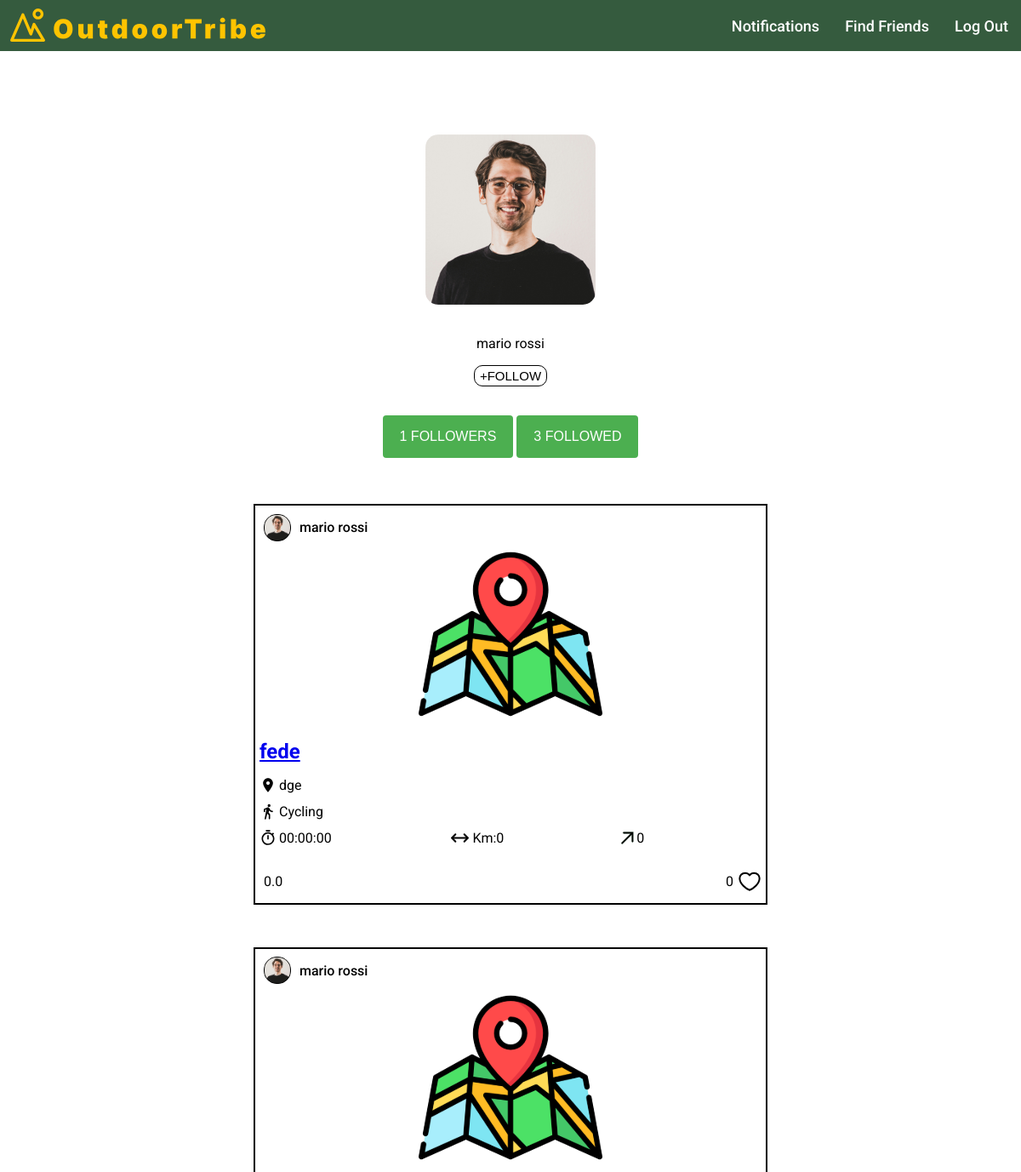
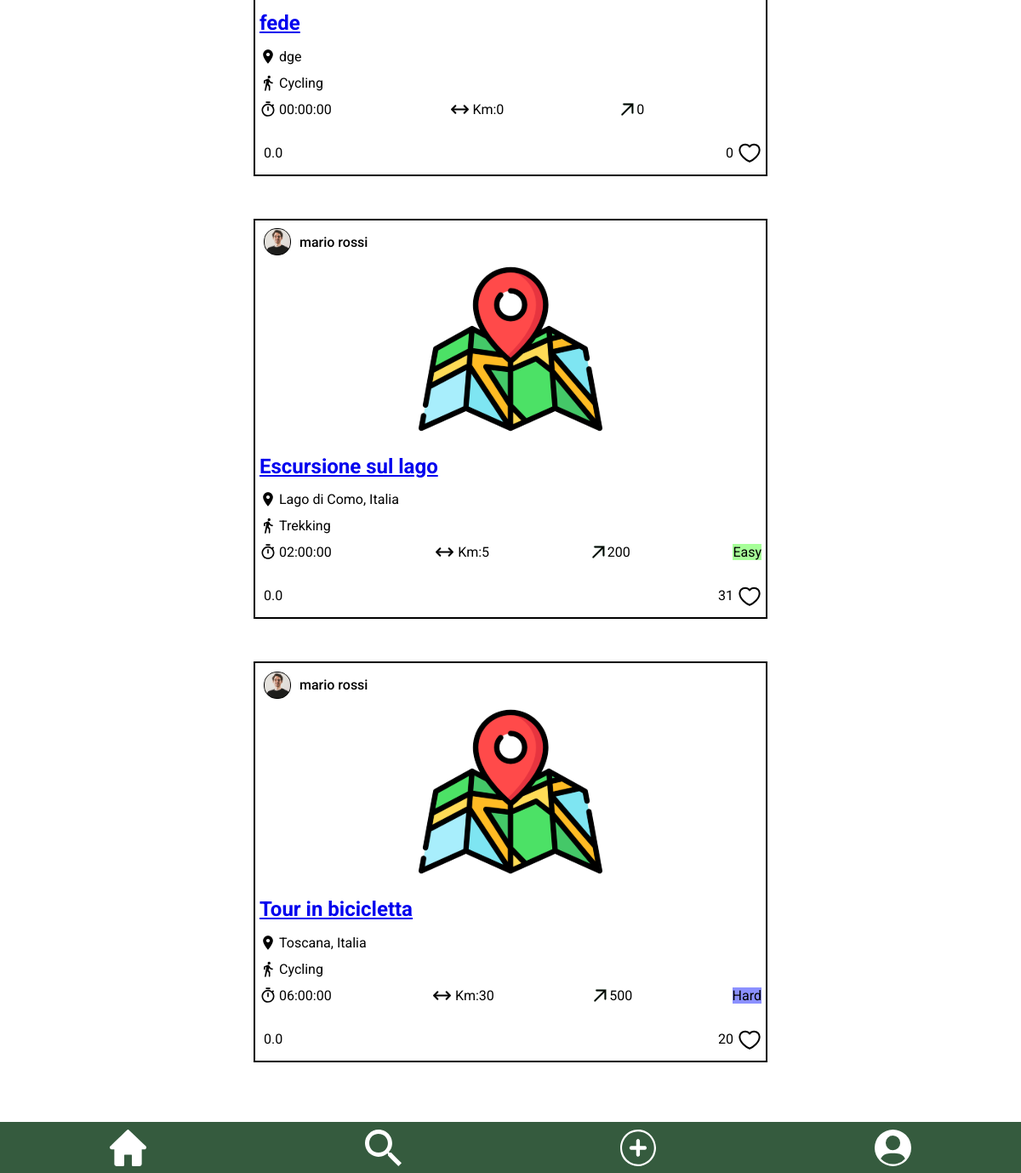
The page /public/otherprofile.php?id=1 on the database as committed earlier (2 pictures, top to bottom).
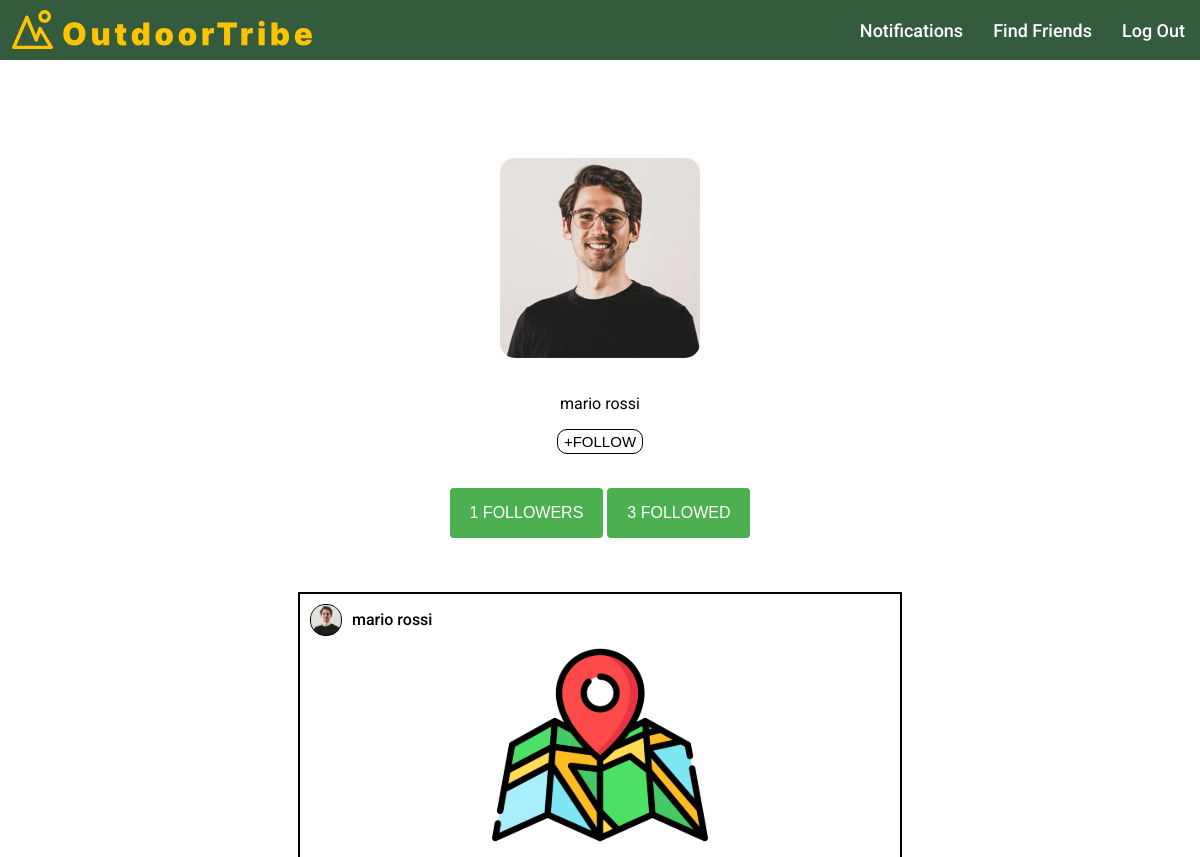
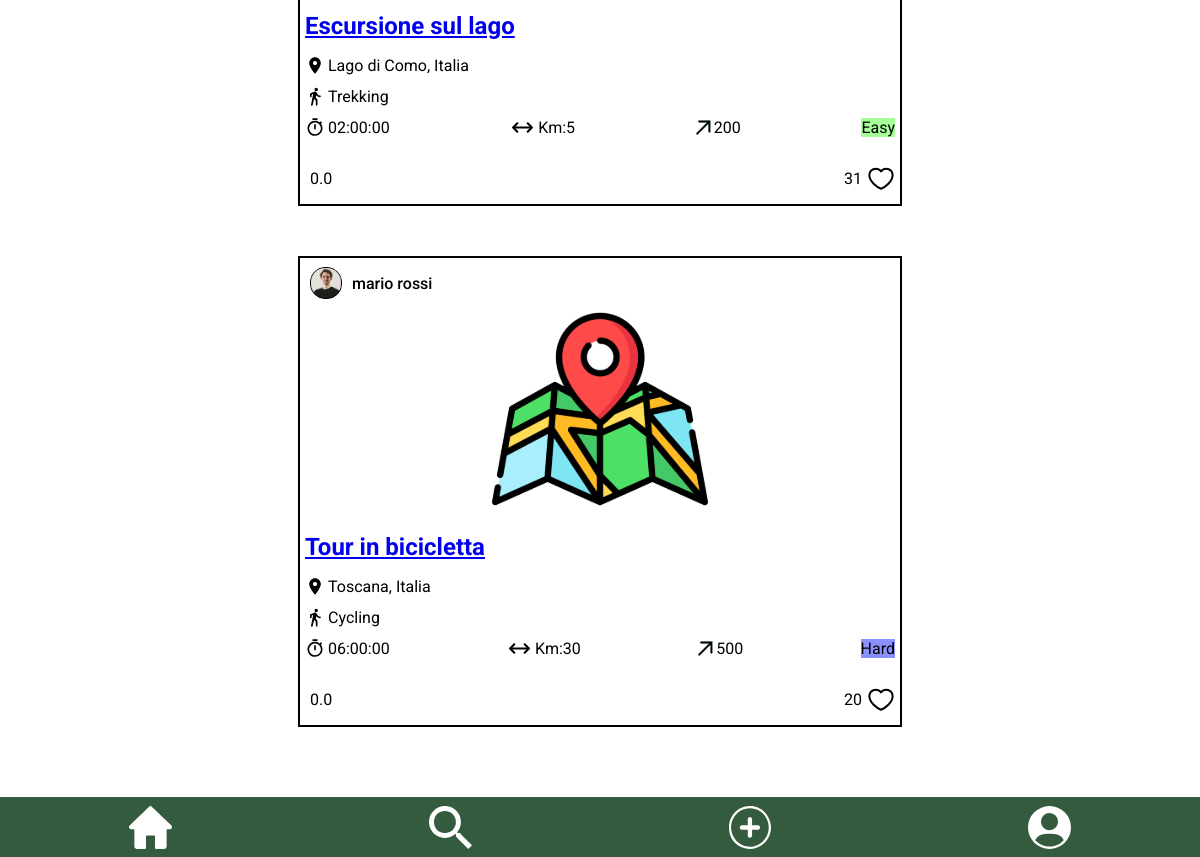
The same page on the database as committed later (2 pictures, top to bottom).
### tables this page shows
CREATE TABLE `photo` (
  `id` int NOT NULL,
  `post_id` int DEFAULT NULL,
  `user_id` int DEFAULT NULL,
  `name` text NOT NULL
);

CREATE TABLE `user` (
  `id` int NOT NULL,
  `name` varchar(100) NOT NULL,
  `surname` varchar(100) NOT NULL,
  `email` varchar(100) NOT NULL,
  `password` varchar(100) NOT NULL
);

CREATE TABLE `post` (
  `id` int NOT NULL,
  `user_id` int NOT NULL,
  `title` varchar(255) NOT NULL,
  `location` varchar(100) NOT NULL,
  `activity` varchar(100) NOT NULL,
  `duration` time DEFAULT NULL,
  `length` float DEFAULT NULL,
  `max_altitude` float DEFAULT NULL,
  `min_altitude` float DEFAULT NULL,
  `max_ascent` float DEFAULT NULL,
  `min_descent` float DEFAULT NULL,
  `difficulty` varchar(6) DEFAULT NULL,
  `likes` int DEFAULT NULL,
  `created_at` timestamp NOT NULL DEFAULT CURRENT_TIMESTAMP
);

### admin/functions.php (called while the page is built, shortened)
<?php
function getProfilePhotoUrl($conn, $user_id)
{
  $query_photo_profile = "SELECT name FROM photo WHERE user_id = $user_id AND post_id IS NULL";
  $result_photo_profile = $conn->query($query_photo_profile);
  if ($result_photo_profile->num_rows > 0) {
    $photo_profile_row = $result_photo_profile->fetch_assoc();
    $profile_photo_url = "./../uploads/photos/profile/" . $photo_profile_row['name'];
  } else {
    $profile_photo_url = "./../assets/icons/profile.svg";
  }
  return $profile_photo_url;
}
function getAverageRating($conn, $post_id)
{
  $query_average_rating = "SELECT AVG(rating) AS average_rating FROM post_ratings WHERE post_id = ?";
  $stmt_avg_rating = $conn->prepare($query_average_rating);
  $stmt_avg_rating->bind_param("i", $post_id);
  $stmt_avg_rating->execute();
  $result_avg_rating = $stmt_avg_rating->get_result();
  $average_rating_row = $result_avg_rating->fetch_assoc();
  $average_rating = $average_rating_row['average_rating'];
  if ($average_rating === null) {
    $average_rating = 0;
  }
  return $average_rating;
}

### templates/post/post.php (the view, shortened to what this page needs)
<div class="post-container">
  <div class="username-container">
    <img class="user-picture" src="<?php echo $profile_photo_url; ?>" alt="username-picture">
    <p class="username"><?php echo $username; ?></p>
  </div>
  <div class="photo-container">
    <div class="map">
      <img src="./../assets/icons/map.svg" alt="post-picture">
    </div>
  </div>
  <div class="info-container">
    <div class="title">
      <?php if (!$is_post_details) : ?>
        <h2><a href="post_details.php?id=<?php echo $post_id; ?>"><?php echo $title; ?></a></h2>
      <?php else : ?>
        <h2><?php echo $title; ?></h2>
      <?php endif; ?>
    </div>
    <div class="location">
      <img src="./../assets/icons/location.svg" alt="location-icon">
      <p><?php echo $location; ?></p>
    </div>
    <div class="activity">
      <img src="./../assets/icons/activity.svg" alt="activity-icon">
      <p><?php echo $activity; ?></p>
    </div>
    <div class="details-container">
      <div class="duration">
        <img src="./../assets/icons/time.svg" alt="duration-activity-icon">
        <p><?php echo $duration; ?></p>
      </div>
      <div class="length">
        <img src="./../assets/icons/length.svg" alt="length-activity-icon">
        <p>Km:<?php echo $length; ?></p>
      </div>
      <div class="altitude">
        <img src="./../assets/icons/altitude.svg" alt="altitude-activity-icon">
        <p><?php echo $altitude; ?></p>
      </div>
      <div class="difficulty-<?php echo strtolower($difficulty); ?>">
        <p><?php echo $difficulty; ?></p>
      </div>
    </div>
    <div class="rating-likes">
      <div class="rating">
        <p> <?php echo number_format($average_rating, 1); ?> </p>
      </div>
      <div class="likes">
        <p id="likes-<?php echo $post_id; ?>" data-post-id="<?php echo $post_id; ?>" class="likes-count"><?php echo $likes; ?></p>
        <div class="<?php echo $like_icon_class; ?>" data-post-id="<?php echo $post_id; ?>"></div>
      </div>
    </div>
  </div>
</div>

### public/otherprofile.php (shortened to what this page needs)
<?php
include("./../server/connection.php");
include("./../admin/functions.php");
?>
<!DOCTYPE html>
<html lang="en">
<head>
  <link rel="stylesheet" href="./../templates/header/header.css">
  <link rel="stylesheet" href="./../templates/footer/footer.css">
  <link rel="stylesheet" href="./../public/styles/profilepage.css">
  <link rel="stylesheet" href="./../public/styles/otherprofile.css">
 <link rel="stylesheet" href="./../templates/post/post.css">
</head>
<body>
  <main>
  <?php
    $current_user_id = isset($_SESSION['user_id']) ? $_SESSION['user_id'] : null;
    if (isset($_GET['id'])) {
      $post_id = intval($_GET['id']);
        $query_user = "SELECT name, surname
                FROM user
                WHERE id = ?";
        $stmt_user = $conn->prepare($query_user);
        $stmt_user->bind_param("i", $post_id);
        $stmt_user->execute();
        $result_user = $stmt_user->get_result();
        $user = $result_user->fetch_assoc();
        $query_follower = "SELECT COUNT(follower_id) as followers
                FROM follow
                WHERE follow.followed_id = ?";
        $stmt_follower = $conn->prepare($query_follower);
        $stmt_follower->bind_param("i", $post_id);
        $stmt_follower->execute();
        $result_follower = $stmt_follower->get_result();
        $follower_row = $result_follower->fetch_assoc();
        $follower = $follower_row['followers'];
        $query_followed = "SELECT COUNT(followed_id) as followed
                FROM follow
                WHERE follow.follower_id = ?";
        $stmt_followed = $conn->prepare($query_followed);
        $stmt_followed->bind_param("i", $post_id);
        $stmt_followed->execute();
        $result_followed = $stmt_followed->get_result();
        $followed_row = $result_followed->fetch_assoc();
        $following = $followed_row['followed'];
        $query_image = "SELECT name
                FROM photo
                WHERE user_id = ? AND post_id IS NULL";
        $stmt_image = $conn->prepare($query_image);
        $stmt_image->bind_param("i", $post_id);
        $stmt_image->execute();
        $result_image = $stmt_image->get_result();
        $photo_profile_row = $result_image->fetch_assoc();
        $profile_photo_url = "./../uploads/photos/profile/" . $photo_profile_row['name'];
    }
    ?>
    <div class="profile-info">
    <div class="circular-square">
        <?php if (!empty($profile_photo_url)) { ?>
            <img class="circular-square-img" src="<?php echo $profile_photo_url; ?>" alt="profile-photo">
        <?php } else { ?>
            <div class="user-picture"></div>
        <?php } ?>
    </div>
    <p class="profile-name"><?php echo $user['name'].' '.$user['surname']; ?></p>
    <form id="followForm" action="" method="post">
        <button id="followButton" class="plusfollow-button" type="button">+FOLLOW</button>
    </form>
</div>
    <div class="buttons-container">
    <div class="button-column">
        <form action="./../public/followers.php" method="get">
            <button class="check-btn" type="submit"><?php echo $follower; ?> FOLLOWERS</button>
        </form>
    </div>
    <div class="button-column">
        <form action="./../public/follow.php" method="get">
            <button class="check-btn" type="submit"><?php echo $following; ?> FOLLOWED</button>
        </form>
    </div>
</div>
    <?php
       $query_post = "SELECT post.id, post.title, post.location, post.user_id, post.duration, post.length, post.max_altitude, post.difficulty, post.activity, post.likes,
       (SELECT COUNT(*) FROM likes WHERE post_id = post.id AND user_id = ?) AS user_liked
       FROM post
       JOIN user ON post.user_id = user.id
       WHERE post.user_id = ?
       ORDER BY post.created_at DESC";
        $stmt_post = $conn->prepare($query_post);
        $stmt_post->bind_param("ii", $current_user_id, $post_id);
        $stmt_post->execute();
        $result_post = $stmt_post->get_result();
        $posts = $result_post->fetch_all(MYSQLI_ASSOC);
        if($result_post->num_rows > 0){
            foreach($posts as $post){
                $profile_photo_url = getProfilePhotoUrl($conn, $post['user_id']);
                $average_rating = getAverageRating($conn, $post['id']);
                $post_id = $post['id'];
                $username = $user['name'] . ' ' . $user['surname'];
                $title = $post['title'];
                $location = $post['location'];
                $activity = $post['activity'];
                $duration = $post['duration'];
                $length = $post['length'];
                $altitude = $post['max_altitude'];
                $difficulty = $post['difficulty'];
                $likes = isset($post['likes']) ? $post['likes'] : 0;
                $user_liked = $post['user_liked'];
                $is_post_details = false;
                $like_icon_class = $user_liked ? 'like-icon liked' : 'like-icon';
                include("./../templates/post/post.php");
            }
        } else {
            echo "Non sono ancora stati caricati dei post.";
        }
    ?>
  </main>
</body>

### templates/header/header.css (style rules this page uses)
header { font-family: "Roboto", sans-serif; height: 60px; display: flex; flex-direction: row; background-color: #355B3E; align-items:center; max-width: 2000px; margin: auto; position: fixed; top: 0; left: 0; right: 0; z-index: 1; }
.left-section { flex: 1; display: flex; }
.right-section { display: flex; align-items: center; }
.logo { margin-left: 10px; height: 45px; }
.menu { position: absolute; top: 65px; right: 0px; width: 130px; background-color: #355B3E; color: #ffffff; padding: 20px; align-items: center; }
.menu a { color: #ffffff; font-weight: 500; font-size: 18px; text-decoration: none; padding: 0 15px; }
@media screen and (min-width: 769px) { .menu { position: static; width: auto; background-color: transparent; color: inherit; padding: 0; display: flex; flex-direction: row; } }

### templates/footer/footer.css (style rules this page uses)
.footer-nav { height: 60px; display: flex; flex-direction: row; background-color: #355B3E; align-items:center; max-width: 2000px; margin: auto; justify-content:space-around; position: fixed; bottom: 0; left: 0; right: 0; }
.footer-nav img { height: 43px; margin-top: 5px; }

### public/styles/profilepage.css (style rules this page uses)
body { display: flex; justify-content: center; font-family: "Roboto", sans-serif; margin-bottom: 100px; }
main { margin-top: 150px; }
.circular-square { width: 200px; height: 200px; display: flex; justify-content: center; align-items: center; margin-bottom: 20px; }
.circular-square-img { width: 100%; height: 100%; border-radius: 15px; object-fit: cover; margin: 0; }
.buttons-container { display: flex; justify-content: center; align-items: center; }
.check-btn { height: 50px; width: auto; border-radius: 10px; border: 1px solid rgb(2, 150, 100); background-color: rgb(2, 150, 100); color: white; font-size: 24px; cursor: pointer; margin: 0 5px; margin-bottom: 10px; }
.check-btn { margin-right: 10px; }
.check-btn { background-color: #4CAF50; border: none; color: white; padding: 10px 20px; text-align: center; text-decoration: none; display: inline-block; font-size: 16px; margin: 4px 2px; cursor: pointer; border-radius: 4px; }

### public/styles/otherprofile.css (style rules this page uses)
body { display: flex; justify-content: center; font-family: "Roboto", sans-serif; margin-bottom: 100px; }
main { margin-top: 150px; }
.circular-square { width: 200px; height: 200px; display: flex; justify-content: center; align-items: center; margin-bottom: 20px; }
.circular-square-img { width: 100%; height: 100%; border-radius: 15px; object-fit: cover; margin: 0; }
.profile-info { display: flex; flex-direction: column; align-items: center; text-align: center; margin-bottom: 20px; }
.plusfollow-button { height: 25px; width: auto; border-radius: 10px; border: 1px solid black; background-color: white; color: black; font-size: 15px; cursor: pointer; margin: 0 5px; margin-bottom: 10px; }
.buttons-container { display: flex; justify-content: center; align-items: center; }

### templates/post/post.css (style rules this page uses)
.post-container { display: flex; flex-direction: column; justify-content: center; margin-top: 50px; margin-bottom: 30px; border: 2px solid black; min-width: 400px; }
.username-container { margin-left: 10px; display: flex; align-items: center; }
.user-picture { height: 30px; width: 30px; background-color: black; border: 1.2px solid black; border-radius: 15px; object-fit: cover; }
.username { margin-left: 10px; font-weight: 500; }
.photo-container { display: flex; justify-content: center; }
.map img { max-height: 200px; }
.title h2 { color: #355B3E; }
.location, .activity, .duration, .length, .altitude, .details-container, .rating-likes, .rating, .likes { display: flex; }
.likes { align-items: center; cursor: pointer; }
.rating { align-items: center; }
.likes p { margin: 0 5px; }
.like-icon { width: 28px; height: 28px; background-image: url('./../../assets/icons/like.svg'); background-repeat: no-repeat; }
.location, .activity, .details-container { margin-top: -20px; }
.rating p { margin-left: 5px; }
.details-container, .rating-likes { justify-content: space-between; }
.location img, .activity img, .duration img { min-height: 20px; margin-right: 3px; }
.length img { min-width: 25px; margin-right: 3px; }
.altitude img { min-width: 15px; margin-right: 3px; }
.info-container { margin: 0 5px; }
.difficulty-easy p { background-color: #A6FF98; }
.difficulty-hard p { background-color: #8B90FF; }
@media screen and (min-width: 900px) { .post-container { min-width: 600px; } }

Rows that differ between the two databases and show on the page:
removed post: user.name (picture), user.surname "mario rossi", title "fede", location "dge", activity "Cycling", duration "00:00:00", length "0", max_altitude "0", average_rating "0.0", likes "0"
removed post: user.name (picture), user.surname "mario rossi", title "fede", location "dge", activity "Cycling", duration "00:00:00", length "0", max_altitude "0", average_rating "0.0", likes "0"
